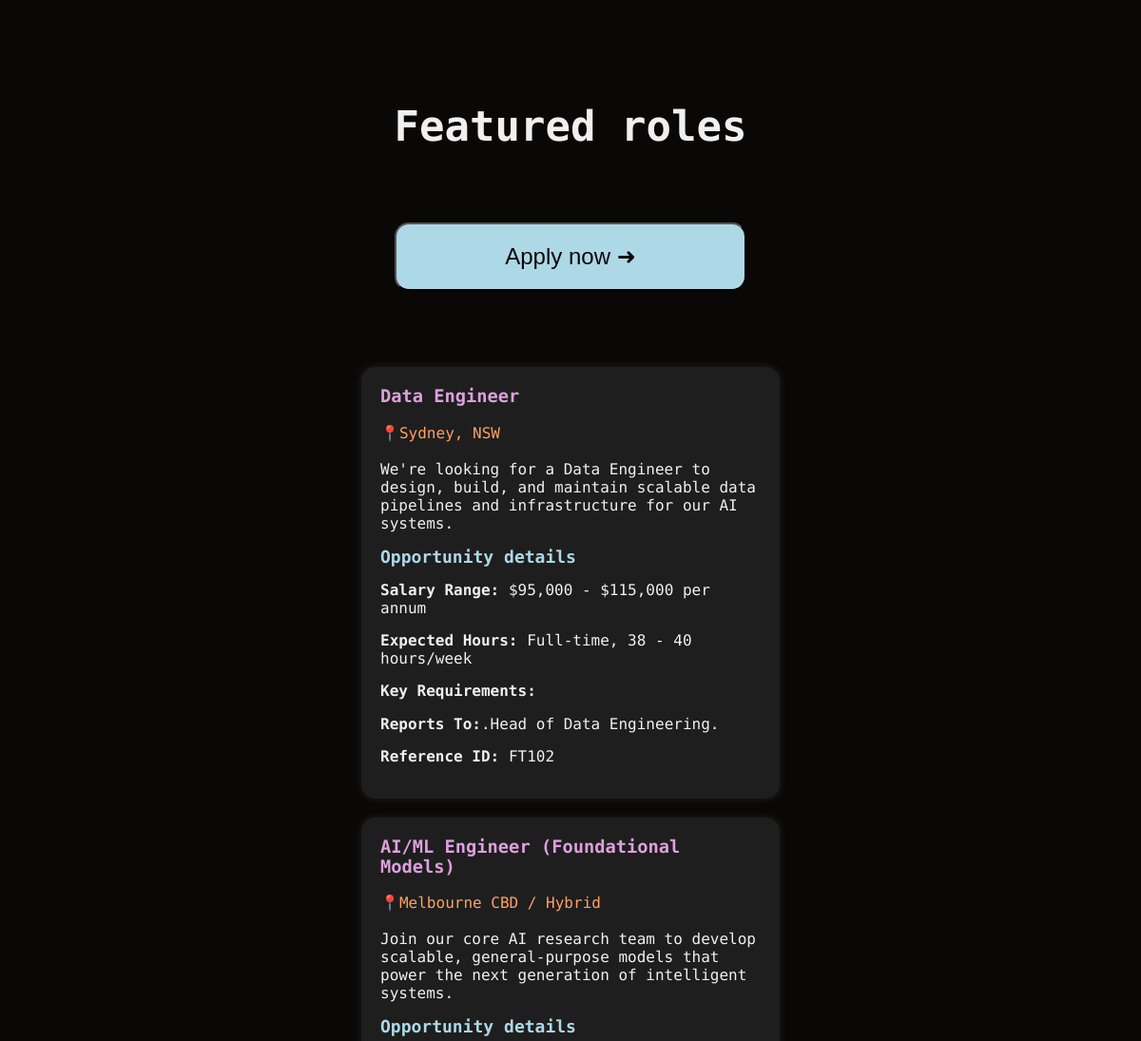
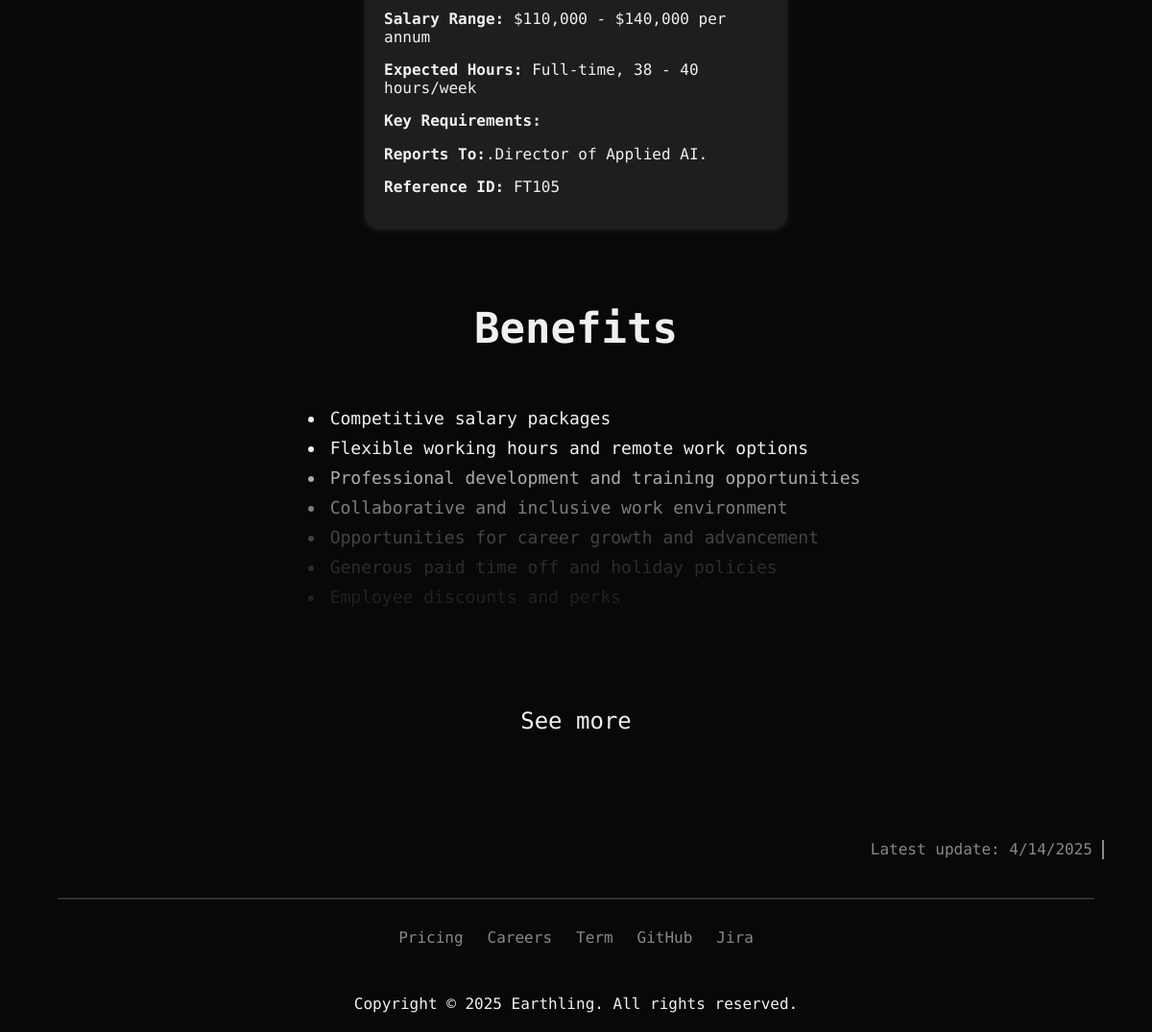
/project2/jobs.php, run on an earlier commit of the app's database (2 pictures, top to bottom).
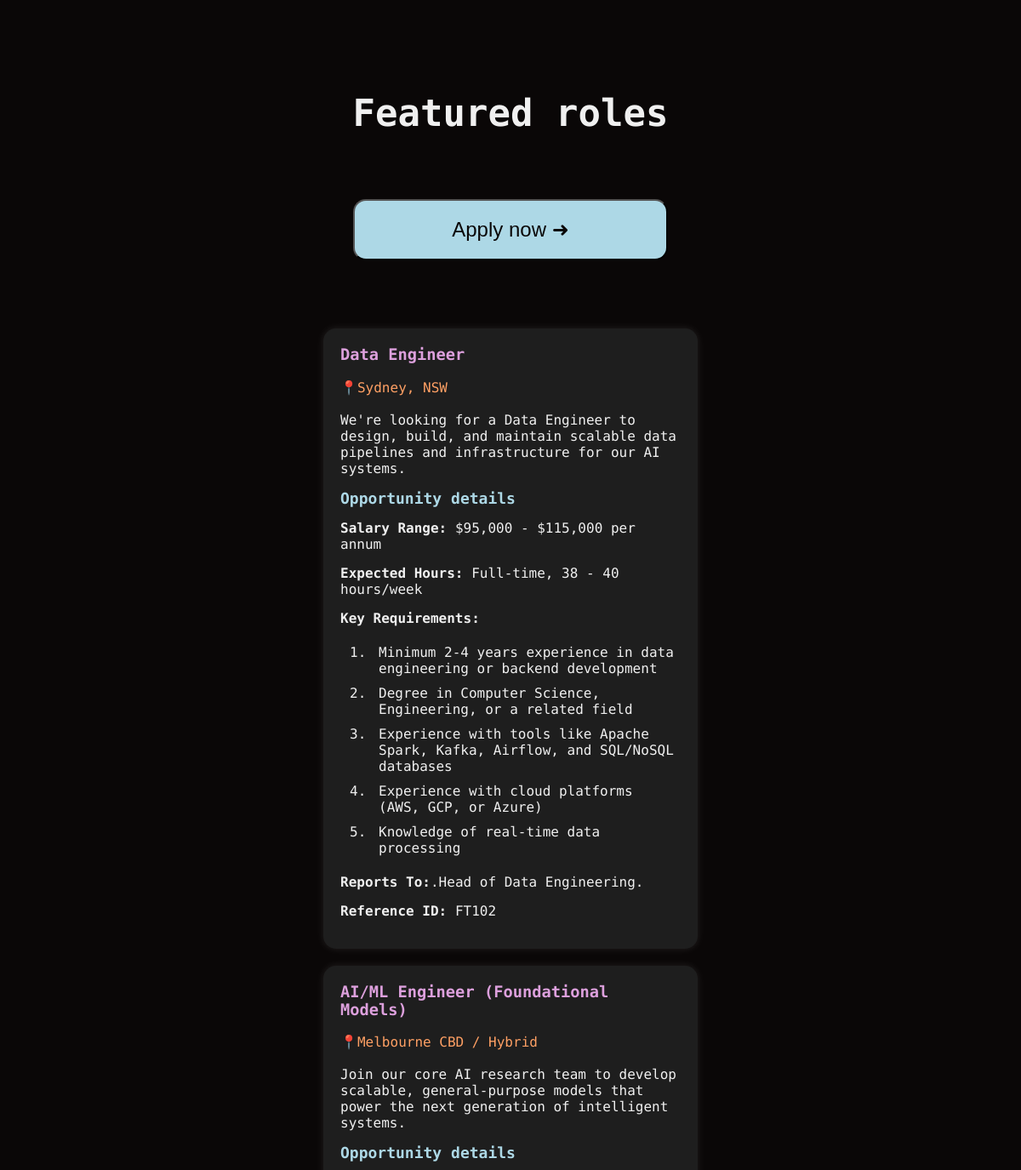
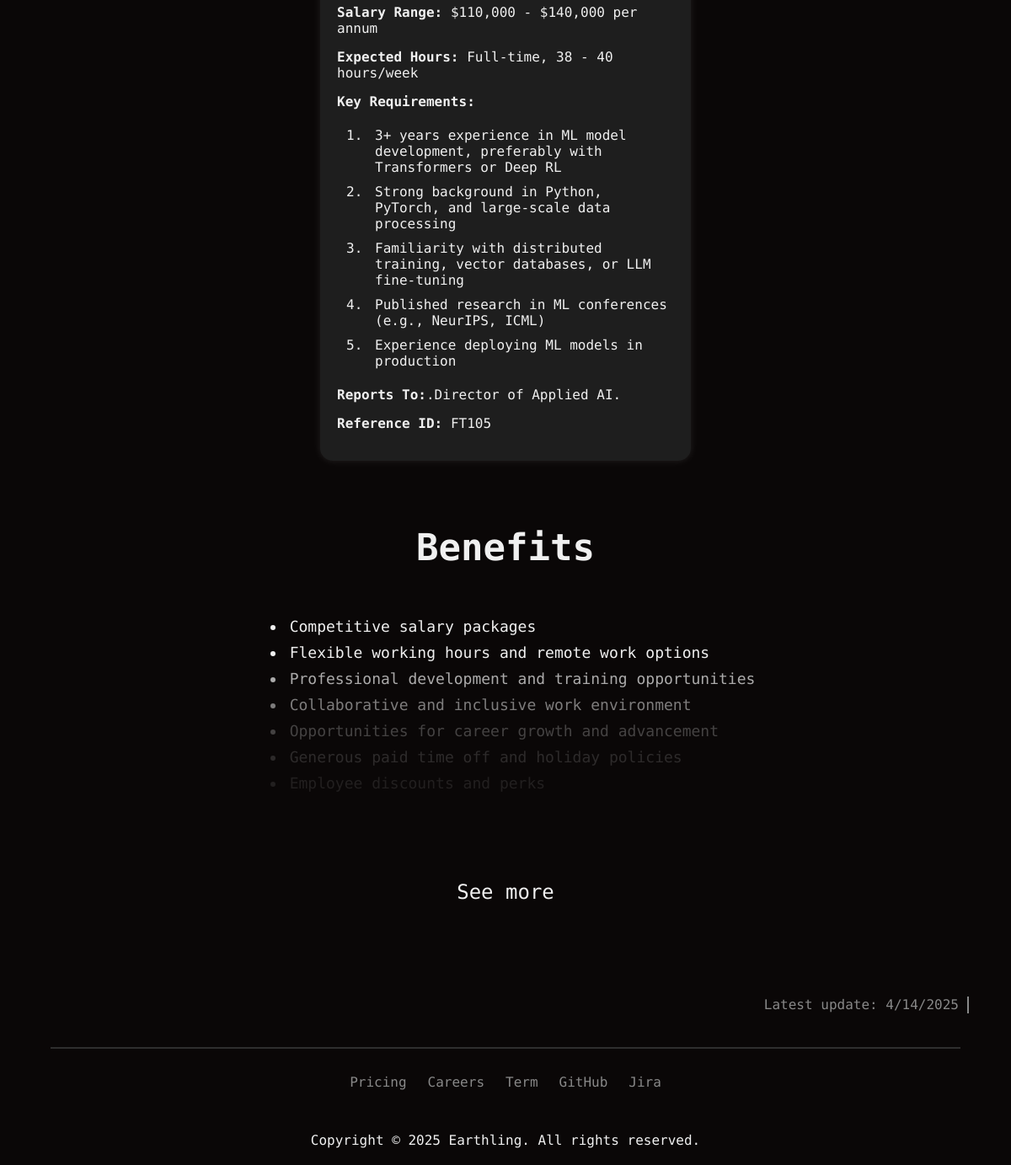
And on a later commit of the database (2 pictures, top to bottom).
### tables this page shows
CREATE TABLE `jobs` (
  `JobRefNumber` varchar(11) NOT NULL,
  `JobTitle` varchar(255) NOT NULL,
  `Location` varchar(255) NOT NULL,
  `JobDesc` text NOT NULL,
  `Salary` varchar(255) NOT NULL,
  `Hours` text NOT NULL,
  `Reports` varchar(255) NOT NULL
);

CREATE TABLE `requirements` (
  `ReqID` int(11) NOT NULL,
  `Req` text NOT NULL,
  `JobRefNumber` varchar(11) NOT NULL
);

### project2/jobs.php (the view, shortened to what this page needs)
<?php
    require_once("settings.php");
    $queryJob = "SELECT * FROM jobs";
    $jobs = mysqli_query($conn, $queryJob);
?>
<!DOCTYPE html>
<html lang="en">
<head>
    <link rel="stylesheet" href="../styles/styles.css">
</head>
<body>
    <main class="main">
        <div class="mid-part">
            <section>
                <div class="title-wrapper">
                    <h1>Featured roles</h1>
                </div>
                <form action="apply.php" method="post">
                    <button class="apply-button" type="submit">Apply now ➜</button>
                </form>
            </section>
            <section>
                <div class="job-grid">
                    <?php
                    if ($jobs->num_rows > 0) {
                        while($row = $jobs->fetch_assoc()){
                            $refNum = $row['JobRefNumber'];
                            $req = "SELECT Req FROM requirements WHERE JobRefNumber = '$refNum';";
                            $requirements = mysqli_query($conn, $req);
                            echo "<div class='job-box'>
                            <h3>". $row['JobTitle']."</h3>
                            <p class='interest-title'>📍".$row['Location']."<br><br>".$row['JobDesc']."</p>
                            <p class='opportunity-details'><strong>Opportunity details</strong></p>
                            <p><strong>Salary Range:</strong> ".$row['Salary']." per annum</p>
                            <p><strong>Expected Hours:</strong> ".$row['Hours']."</p>
                            <p>
                                <strong>Key Requirements:</strong>
                            </p>
                            <ol>";
                            if ($requirements->num_rows > 0){
                                while($reqRow = $requirements->fetch_assoc()){
                                    echo "<li>".$reqRow['Req']."</li>";
                                };
                            };
                            echo "</ol>
                            <p><strong>Reports To:</strong>.".$row['Reports'].".</p>
                            <p><strong>Reference ID:</strong> ".$row['JobRefNumber']."</p>
                            </div>
                            ";
                        }
                    }
                    ?>
                </div>
            </section>
            <section class="benefits-section">
                <div class="title-wrapper">
                    <h1>Benefits</h1>
                </div>
                <ul>
                    <li>Competitive salary packages</li>
                    <li>Flexible working hours and remote work options</li>
                    <li class="benefits-text0">Professional development and training opportunities</li>
                    <li class="benefits-text1">Collaborative and inclusive work environment</li>
                    <li class="benefits-text2">Opportunities for career growth and advancement</li>
                    <li class="benefits-text3">Generous paid time off and holiday policies</li>
                    <li class="benefits-text4">Employee discounts and perks</li>
                </ul>
                <div class="see-more">See more</div>
            </section>
        </div>
    </main>
    <div class="update-section">
        <aside>Latest update: 4/14/2025</aside>
    </div>
    <?php
        include "footer.inc";
    ?>
</body>
</html>

### project2/footer.inc
 <footer class="footer">
        <div class="footer-content">
            <div class="links">
                <a href="#" class="pricing">Pricing</a>
                <a href="jobs.php" class="careers">Careers</a>
                <a href="#" class="term">Term</a>
                <a href="https://github.com/quangDungnguyen2004/Project-Part-1-of-2.git" target="_blank" class="github">GitHub</a>
                <a href="https://earthlings-team.atlassian.net/jira/software/projects/SCRUM/summary?atlOrigin=eyJpIjoiMTAxNDgwMGYzMDk1NDI2MmI4NTk1NGYzZTFjNjcyZmMiLCJwIjoiaiJ9" target="_blank" class="jira">Jira</a>
            </div>
            <div class="copyright">Copyright © 2025 Earthling. All rights reserved.</div>
        </div>
    </footer>
</body>
</html>

### styles/styles.css (style rules this page uses)
@media (max-width: 1300px) { .main .mid-part { width: 90% !important; } }
body { display: flex; justify-content: center; min-width: 600px; background-color: #0A0707; color: #F0F0F0; font-family: 'Geist Mono', sans-serif; margin: 0 auto; flex-direction: column; align-items: center; }
.main { margin-top: 50px; width: 85%; }
.main .mid-part { display: flex; flex-direction: column; align-items: center; justify-content: center; width: 70%; margin: 0 auto; }
.see-more { margin: 100px auto 100px auto; text-align: center; font-size: 24px; color: #F0F0F0; cursor: pointer; transition: 0.3s ease-in, 0.3s ease-out; }
.main .title-wrapper { display: flex; justify-content: center; text-align: center; font-size: 24px; }
.main .title-wrapper h1 { font-size: 44px; }
.interest-title::first-line { color: rgb(255, 160, 100); }
.job-grid { display: flex; flex-wrap: wrap; gap: 20px; justify-content: center; }
.job-box { background-color: #1E1E1E; border-radius: 15px; padding: 20px; width: 45%; min-width: 400px; box-shadow: 0 0 10px rgba(255, 255, 255, 0.1); transition: transform 0.2s ease-in-out, box-shadow 0.2s ease-in-out; }
.job-box h3 { margin-top: 0; color: plum; }
.job-box p { margin: 15px 0; color: #F0F0F0; }
.job-box .opportunity-details { font-size: 18px; color: lightblue; }
.benefits-section li { font-size: 18px; }
.benefits-section .benefits-text0 { opacity: 70%; }
.benefits-section .benefits-text1 { opacity: 50%; }
.benefits-section .benefits-text2 { opacity: 25%; }
.benefits-section .benefits-text3 { opacity: 15%; }
.benefits-section .benefits-text4 { opacity: 10%; }
.apply-button { margin: 40px auto 40px auto; padding: 20px 0; width: 100%; text-align: center; font-size: 24px; color: #0A0707; transition: 0.3s ease-in, 0.3s ease-out; background-color: lightblue; border-radius: 15px; }
.footer { display: flex; justify-content: center; width: 100%; }
.footer .footer-content { width: 90%; background-color: #0A0707; color: #F0F0F0; padding: 20px 0 20px 0; margin-top: 50px; border-top: 2px solid #2e2e2e; }
.footer .links { width: 30%; display: flex; gap: 25px; margin: 10px auto 50px auto; justify-content: center; }
.footer .links .pricing, .footer .links .careers, .footer .links .term, .footer .links .github, .footer .links .jira { color: #888888; text-decoration: none; cursor: pointer; transition: 0.3s ease-in, 0.3s ease-out; }
.copyright { text-align: center; }
li { padding: 5px; }
th, td, li { transition: 0.3s ease-in, 0.3s ease-out; }
section { margin: 20px; }
.update-section { display: flex; width: 90%; justify-content: end; }
aside { float: right; width: 25%; color: #888888; margin: -10px; padding-right: 10px; text-align: right; border-right: 2px solid #888888; }

What changed in the data, as far as the page shows it:
changed jobs "Data Engineer": gains requirements (Req "Minimum 2-4 years experience in data engineering or backend development"); gains requirements (Req "Degree in Computer Science, Engineering, or a related field"); gains requirements (Req "Experience with tools like Apache Spark, Kafka, Airflow, and SQL/NoSQL databases"); gains requirements (Req "Experience with cloud platforms (AWS, GCP, or Azure)"); gains requirements (Req "Knowledge of real-time data processing")
changed jobs "AI/ML Engineer (Foundational Models)": gains requirements (Req "3+ years experience in ML model development, preferably with Transformers or Deep RL"); gains requirements (Req "Strong background in Python, PyTorch, and large-scale data processing"); gains requirements (Req "Familiarity with distributed training, vector databases, or LLM fine-tuning"); gains requirements (Req "Published research in ML conferences (e.g., NeurIPS, ICML)"); gains requirements (Req "Experience deploying ML models in production")
